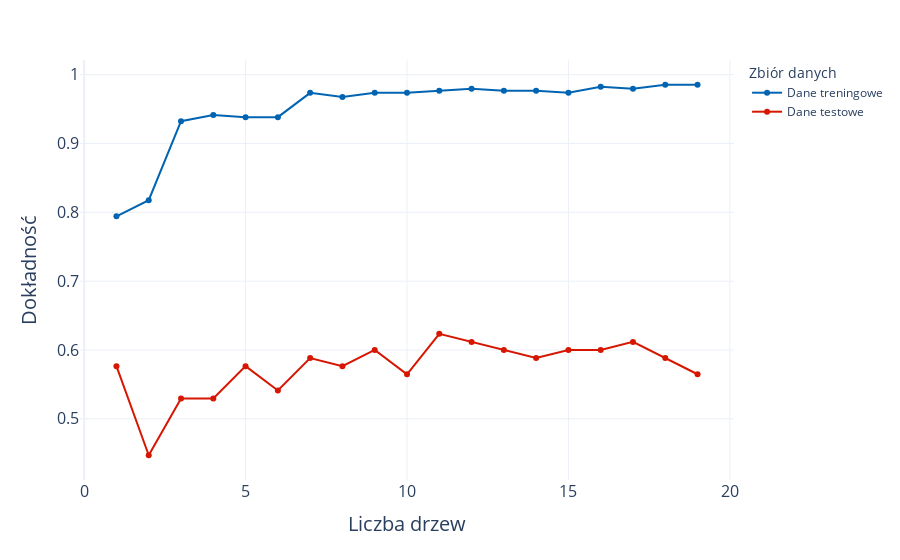

This figure's notebook cell:
### Code cell
train_test_plot(n_estimators_values, ma_rf_train, ma_rf_test, "Liczba drzew", "images4/n_estimators_forest6")

### Figure 1 — Plotly figure (JSON) as saved in the notebook; plotly's stock layout.template omitted (floating-point values rounded to 4 significant figures)
{"data": [{"hovertemplate": "Zbiór danych=Dane treningowe<br>depth=%{x}<br>value=%{y}<extra></extra>", "legendgroup": "Dane treningowe", "line": {"color": "#0064B2", "dash": "solid", "shape": "linear"}, "marker": {"symbol": "circle"}, "mode": "markers+lines", "name": "Dane treningowe", "orientation": "v", "showlegend": true, "type": "scatter", "x": [1, 2, 3, 4, 5, 6, 7, 8, 9, 10, 11, 12, 13, 14, 15, 16, 17, 18, 19], "xaxis": "x", "y": [0.7941, 0.8176, 0.9324, 0.9412, 0.9383, 0.9383, 0.9735, 0.9677, 0.9735, 0.9735, 0.9765, 0.9794, 0.9765, 0.9765, 0.9735, 0.9824, 0.9794, 0.9853, 0.9853], "yaxis": "y"}, {"hovertemplate": "Zbiór danych=Dane testowe<br>depth=%{x}<br>value=%{y}<extra></extra>", "legendgroup": "Dane testowe", "line": {"color": "#D61600", "dash": "solid", "shape": "linear"}, "marker": {"symbol": "circle"}, "mode": "markers+lines", "name": "Dane testowe", "orientation": "v", "showlegend": true, "type": "scatter", "x": [1, 2, 3, 4, 5, 6, 7, 8, 9, 10, 11, 12, 13, 14, 15, 16, 17, 18, 19], "xaxis": "x", "y": [0.5765, 0.4471, 0.5294, 0.5294, 0.5765, 0.5412, 0.5882, 0.5765, 0.6, 0.5647, 0.6235, 0.6118, 0.6, 0.5882, 0.6, 0.6, 0.6118, 0.5882, 0.5647], "yaxis": "y"}], "layout": {"legend": {"title": {"text": "Zbiór danych"}, "tracegroupgap": 0}, "margin": {"t": 60}, "showlegend": true, "xaxis": {"anchor": "y", "domain": [0, 1], "tickfont": {"size": 16}, "title": {"font": {"size": 20}, "text": "Liczba drzew"}}, "yaxis": {"anchor": "x", "domain": [0, 1], "tickfont": {"size": 16}, "title": {"font": {"size": 20}, "text": "Dokładność"}}}}
